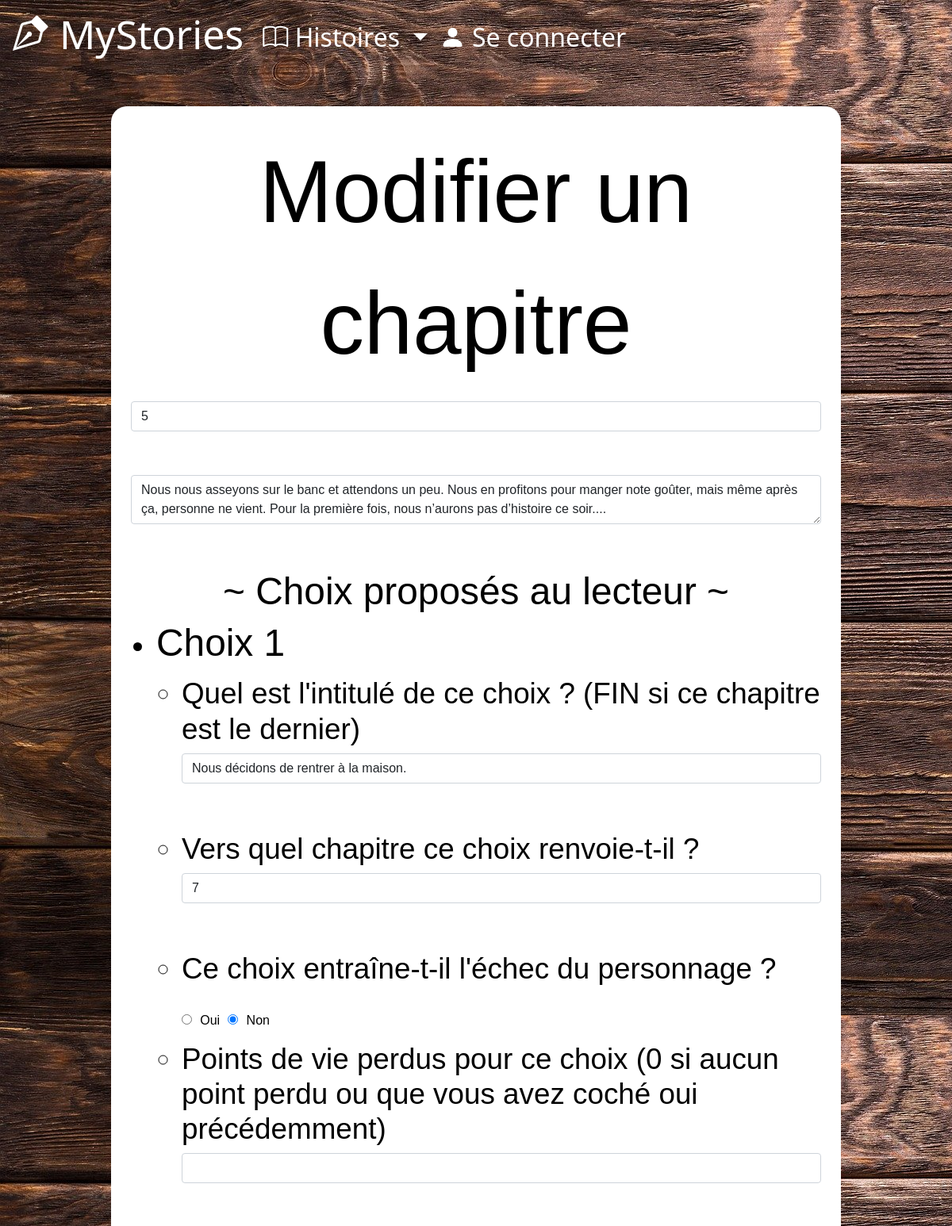
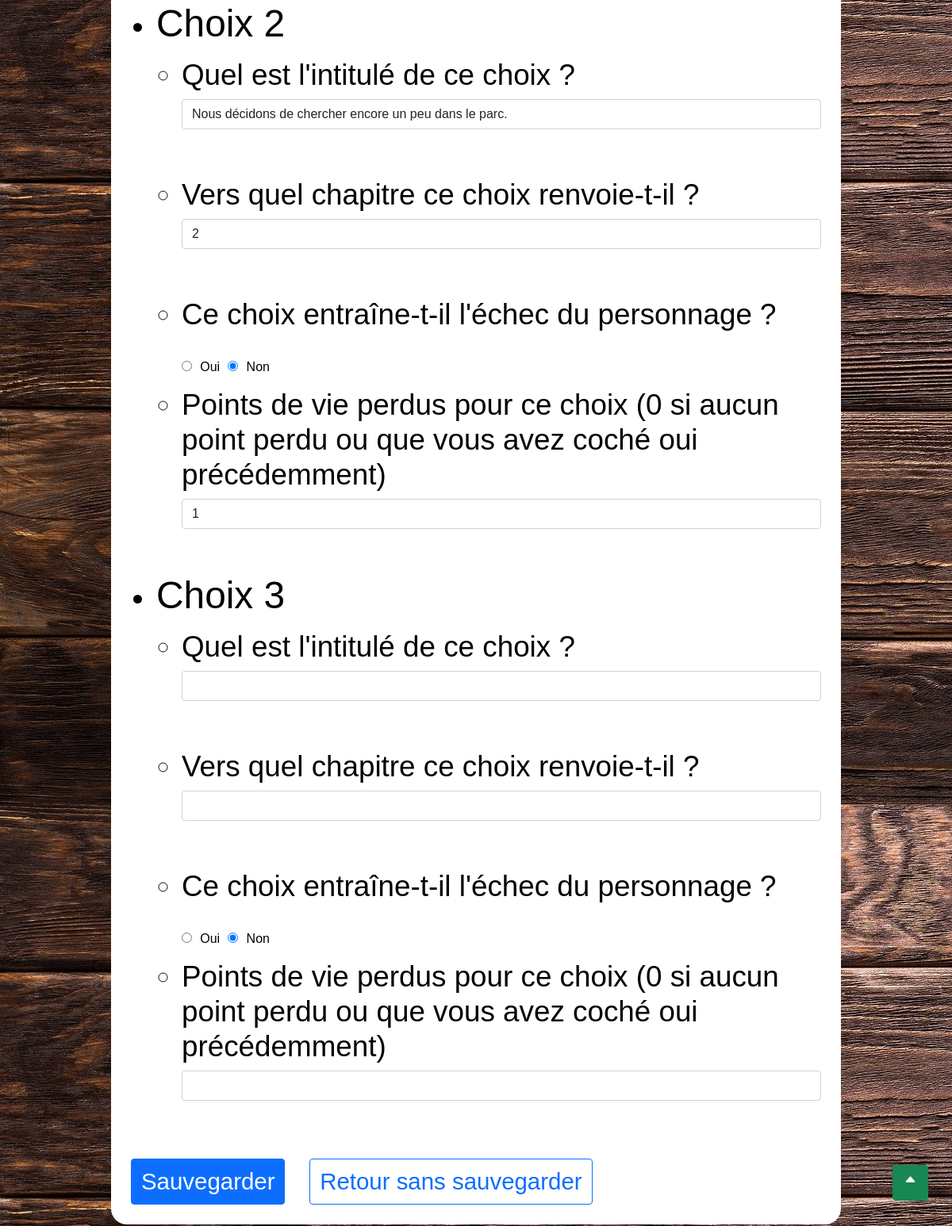
Page /story_modify_chapter.php?id_chapter=5&id_story=1 on the committed database (2 pictures, top to bottom).
### tables this page shows
CREATE TABLE `chapters` (
  `id_chapter` int(11) NOT NULL,
  `id_story` int(11) NOT NULL,
  `numChapter` int(11) NOT NULL,
  `chapterContent` longtext NOT NULL,
  `choice1` mediumtext DEFAULT NULL,
  `choice2` mediumtext DEFAULT NULL,
  `choice3` mediumtext DEFAULT NULL
);

CREATE TABLE `links` (
  `id_link` int(11) NOT NULL,
  `id_story` int(11) DEFAULT NULL,
  `Chapter` int(11) DEFAULT NULL,
  `Previous_Chapter` int(11) DEFAULT NULL,
  `Previous_Choice` int(11) DEFAULT NULL
);

CREATE TABLE `points` (
  `id_pts` int(11) NOT NULL,
  `id_story` int(11) DEFAULT NULL,
  `chapter` int(11) DEFAULT NULL,
  `numChoice` int(11) DEFAULT NULL,
  `points` int(11) DEFAULT NULL,
  `death` tinyint(1) DEFAULT NULL
);

### story_modify_chapter.php (the view, shortened to what this page needs)
<?php include("includes/header.php") ?>
<?php include("includes/connect.php") ?>
<?php
$chapterId = $_GET["id_chapter"];
$id_story = $_GET['id_story'];
?>
<main>
    <div id="backgroundConnexion">
        <p class="titre_petit">Modifier un chapitre</p>
            <?php
            $requete = "SELECT * FROM chapters WHERE id_chapter = :id_chapter";
            $resultat = $bdd->prepare($requete);
            $resultat->execute(array("id_chapter" => $chapterId));
            $chapitre = $resultat->fetch();
            $num = $chapitre["numChapter"];
            $contenu = $chapitre["chapterContent"];
            $choice1 = $chapitre["choice1"];
            $choice2 = $chapitre["choice2"];
            $choice3 = $chapitre["choice3"];
            $requete = "SELECT * FROM chapters WHERE id_chapter = :id_chapter";
            $resultat = $bdd->prepare($requete);
            $resultat->execute(array("id_chapter" => $chapterId));
            $chapitre = $resultat->fetch();
            $numChap = $chapitre["numChapter"];
            $requete = "SELECT * FROM links WHERE id_story= :id_story AND Previous_Chapter = :previous AND Previous_Choice= :choice";
            $resultat = $bdd->prepare($requete);
            $resultat->execute(array('id_story' => $id_story, 'previous' => $numChap, 'choice' => 1));
            if ($resultat->rowCount() == 0) {
                $refChoice1 = 0;
            } else {
                $links = $resultat->fetch();
                $refChoice1 = $links["Chapter"];
            }
            $requete = "SELECT * FROM links WHERE id_story= :id_story AND Previous_Chapter = :previous AND Previous_Choice= :choice";
            $resultat = $bdd->prepare($requete);
            $resultat->execute(array("id_story" => $id_story, "previous" => $numChap, "choice" => 2));
            if ($resultat->rowCount() == 0) {
                $refChoice2 = 0;
            } else {
                $links = $resultat->fetch();
                $refChoice2 = $links["Chapter"];
            }
            $requete = "SELECT * FROM links WHERE id_story= :id_story AND Previous_Chapter = :previous AND Previous_Choice= :choice";
            $resultat = $bdd->prepare($requete);
            $resultat->execute(array("id_story" => $id_story, "previous" => $numChap, "choice" => 3));
            if ($resultat->rowCount() == 0) {
                $refChoice3 = 0;
            } else {
                $links = $resultat->fetch();
                $refChoice3 = $links["Chapter"];
            }
            $requete = "SELECT * FROM points WHERE id_story= :id_story AND chapter = :chapter AND numChoice= :choice";
            $resultat = $bdd->prepare($requete);
            $resultat->execute(array("id_story" => $id_story, "chapter" => $numChap, "choice" => 1));
            if ($resultat->rowCount() == 0) {
                $echec1 = 2;
            } else {
                $Echec = $resultat->fetch();
                $echec1 = $Echec["death"];
            }
            $requete = "SELECT * FROM points WHERE id_story= :id_story AND chapter = :chapter AND numChoice= :choice";
            $resultat = $bdd->prepare($requete);
            $resultat->execute(array("id_story" => $id_story, "chapter" => $numChap, "choice" => 2));
            if ($resultat->rowCount() == 0) {
                $echec2 = 2;
            } else {
                $Echec = $resultat->fetch();
                $echec2 = $Echec["death"];
            }
            $requete = "SELECT * FROM points WHERE id_story= :id_story AND chapter = :chapter AND numChoice= :choice";
            $resultat = $bdd->prepare($requete);
            $resultat->execute(array("id_story" => $id_story, "chapter" => $numChap, "choice" => 3));
            if ($resultat->rowCount() == 0) {
                $echec3 = 2;
            } else {
                $Echec = $resultat->fetch();
                $echec3 = $Echec["death"];
            }
            $requete = "SELECT * FROM points WHERE id_story= :id_story AND chapter = :chapter AND numChoice= :choice";
            $resultat = $bdd->prepare($requete);
            $resultat->execute(array("id_story" => $id_story, "chapter" => $numChap, "choice" => 2));
            if ($resultat->rowCount() != 0) {
                $tablePoints = $resultat->fetch();
                $points2 = $tablePoints["points"];
            }
            ?>
        <div id="centre">
            <form method="post">
                <div>
                    <div>
                        <input type="number" name="numero" class="form-control" value="<?= $num ?>" required autofocus>
                    </div>
                </div>
                <br />
                <div>
                    <div>
                        <textarea name="contenu" class="form-control" required><?= $contenu ?></textarea>
                    </div>
                </div>
                <br />
                <div>
                    <h4 id="centre"> ~ Choix proposés au lecteur ~ </h4>
                    <ul>
                        <li>
                            <h5>Choix 1</h5>
                        </li>
                        <div>
                            <ul>
                                <li>
                                    <h6> Quel est l'intitulé de ce choix ? (FIN si ce chapitre est le dernier)</h6>
                                </li>
                                <input type="text" name="choice1" class="form-control" value="<?= $choice1 ?>" required autofocus>
                                <br />
                                <li>
                                    <h6> Vers quel chapitre ce choix renvoie-t-il ? </h6>
                                </li>
                                <?php if ($refChoice1 == 0) { ?>
                                    <input type="number" name="refChoice1" class="form-control" autofocus>
                                <?php
                                } else { ?>
                                    <input type="number" name="refChoice1" class="form-control" value="<?= $refChoice1 ?>" autofocus>
                                <?php
                                } ?>
                                <br />
                                <li>
                                    <h6> Ce choix entraîne-t-il l'échec du personnage ? </h6>
                                </li>
                                <?php if ($echec1 == 1) { ?>
                                    <input type="radio" name="echec1" id="oui" value="oui" checked>
                                    <label style="font-size:medium" for="oui">Oui</label>
                                    <input type="radio" name="echec1" id="non" value="non">
                                    <label style="font-size:medium" for="oui">Non</label>
                                <?php
                                } else { ?>
                                    <input type="radio" name="echec1" id="oui" value="oui">
                                    <label style="font-size:medium" for="oui">Oui</label>
                                    <input type="radio" name="echec1" id="non" value="non" checked>
                                    <label style="font-size:medium" for="oui">Non</label>
                                <?php
                                } ?>
                                <br />
                                <li>
                                    <h6> Points de vie perdus pour ce choix (0 si aucun point perdu ou que vous avez coché oui précédemment)</h6>
                                </li>
                                <input type="number" name="points1" class="form-control" value="<?= $points1 ?>" autofocus>
                            </ul>
                        </div>
                        <br />
                        <li>
                            <h5>Choix 2</h5>
                        </li>
                        <div>
                            <ul>
                                <li>
                                    <h6> Quel est l'intitulé de ce choix ? </h6>
                                </li>
                                <input type="text" name="choice2" class="form-control" value="<?= $choice2 ?>" autofocus>
                                <br />
                                <li>
                                    <h6> Vers quel chapitre ce choix renvoie-t-il ? </h6>
                                </li>
                                <?php if ($refChoice2 == 0) { ?>
                                    <input type="number" name="refChoice2" class="form-control" autofocus>
                                <?php
                                } else { ?>
                                    <input type="number" name="refChoice2" class="form-control" value="<?= $refChoice2 ?>" autofocus>
                                <?php
                                } ?>
                                <br />
                                <li>
                                    <h6> Ce choix entraîne-t-il l'échec du personnage ? </h6>
                                </li>
                                <?php if ($echec2 == 1) { ?>
                                    <input type="radio" name="echec2" id="oui" value="oui" checked>
                                    <label style="font-size:medium" for="oui">Oui</label>
                                    <input type="radio" name="echec2" id="non" value="non">
                                    <label style="font-size:medium" for="oui">Non</label>
                                <?php
                                } else { ?>
                                    <input type="radio" name="echec2" id="oui" value="oui">
                                    <label style="font-size:medium" for="oui">Oui</label>
                                    <input type="radio" name="echec2" id="non" value="non" checked>
                                    <label style="font-size:medium" for="oui">Non</label>
                                <?php
                                } ?>
                                <br />
                                <li>
                                    <h6> Points de vie perdus pour ce choix (0 si aucun point perdu ou que vous avez coché oui précédemment)</h6>
                                </li>
                                <input type="number" name="points2" class="form-control" value="<?= $points2 ?>" autofocus>
                            </ul>
                        </div>
                        <br />
                        <li>
                            <h5>Choix 3</h5>
                        </li>
                        <div>
                            <ul>
                                <li>
                                    <h6> Quel est l'intitulé de ce choix ? </h6>
                                </li>
                                <input type="text" name="choice3" class="form-control" value="<?= $choice3 ?>" autofocus>
                                <br />
                                <li>
                                    <h6> Vers quel chapitre ce choix renvoie-t-il ? </h6>
                                </li>
                                <?php if ($refChoice3 == 0) { ?>
                                    <input type="number" name="refChoice3" class="form-control" autofocus>
                                <?php
                                } else { ?>
                                    <input type="number" name="refChoice3" class="form-control" value="<?= $refChoice3 ?>" autofocus>
                                <?php
                                } ?>
                                <br />
                                <li>
                                    <h6> Ce choix entraîne-t-il l'échec du personnage ? </h6>
                                </li>
                                <?php if ($echec3 == 1) { ?>
                                    <input type="radio" name="echec3" id="oui" value="oui" checked>
                                    <label style="font-size:medium" for="oui">Oui</label>
                                    <input type="radio" name="echec3" id="non" value="non">
                                    <label style="font-size:medium" for="oui">Non</label>
                                <?php
                                } else { ?>
                                    <input type="radio" name="echec3" id="oui" value="oui">
                                    <label style="font-size:medium" for="oui">Oui</label>
                                    <input type="radio" name="echec3" id="non" value="non" checked>
                                    <label style="font-size:medium" for="oui">Non</label>
                                <?php
                                } ?>
                                <br />
                                <li>
                                    <h6> Points de vie perdus pour ce choix (0 si aucun point perdu ou que vous avez coché oui précédemment)</h6>
                                </li>
                                <input type="number" name="points3" class="form-control" value="<?= $points3 ?>" autofocus>
                            </ul>
                        </div>
                    </ul>
                </div>
                <br />
                <div>
                    <div>
                        <button id="size-btn" type="submit" class="btn btn-default btn-primary"><span class="glyphicon glyphicon-save"></span> Sauvegarder</button>
                        <a id="size-btn" class="btn btn-outline-primary" href="story_modify.php?id=<?= $id_story ?>" role="button"> Retour sans sauvegarder</a>
                    </div>
                </div>
            </form>
        </div>
        <a class="btn btn-success" id="btnHautPage" href="#top" role="button" title="Haut de page"> <i class="bi bi-caret-up-fill"></i> </a>
    </div>
</main>
</body>
</html>

### style.css (style rules this page uses)
.accueil { background-image: url("images/fondBois.jpg"); }
body { background-color: black; color: white; }
.titre_petit { font-size: 3em; font-family: 'Trebuchet MS', 'Lucida Sans Unicode', 'Lucida Grande', 'Lucida Sans', Arial, sans-serif; text-align: center; }
main { margin: 20px 10%; color: black; padding: 20px; position: relative; background-size: cover; background-attachment: fixed; width: 80vw; font-size: 1.2em; font-family: 'Trebuchet MS', 'Lucida Sans Unicode', 'Lucida Grande', 'Lucida Sans', Arial, sans-serif; }
#backgroundConnexion { position: relative; top: 0; left: 0; min-height: 60vh; background: white; border-radius: 20px; padding: 25px; z-index: 1; }
#centre { display: flex; justify-content: center; }
#btnHautPage { position: fixed; bottom: 50px; right: 30px; width:45px; height:45px; }
@media only screen and (orientation : portrait) { main { font-size: 2.3em; } }
@media only screen and (orientation : portrait) { h4 { font-size:1.3em; } }
@media only screen and (orientation : portrait) { h5 { font-size: 1.3em; } }
@media only screen and (orientation : portrait) { h6 { font-size: 1em; } }
@media only screen and (orientation : portrait) { #size-btn { font-size: 0.8em; } }

### rows in the picture
chapters: numero "5", contenu "Nous nous asseyons sur le banc et attendons un peu. Nous en profitons pour manger note goûter, mais même après ça, personne ne vient. Pour la première fois, nous n’aurons pas d’histoire ce soir....", choice1 "Nous décidons de rentrer à la maison.", choice2 "Nous décidons de chercher encore un peu dans le parc."
links: refChoice1 "7"
links: refChoice2 "2"
points: points2 "1"
